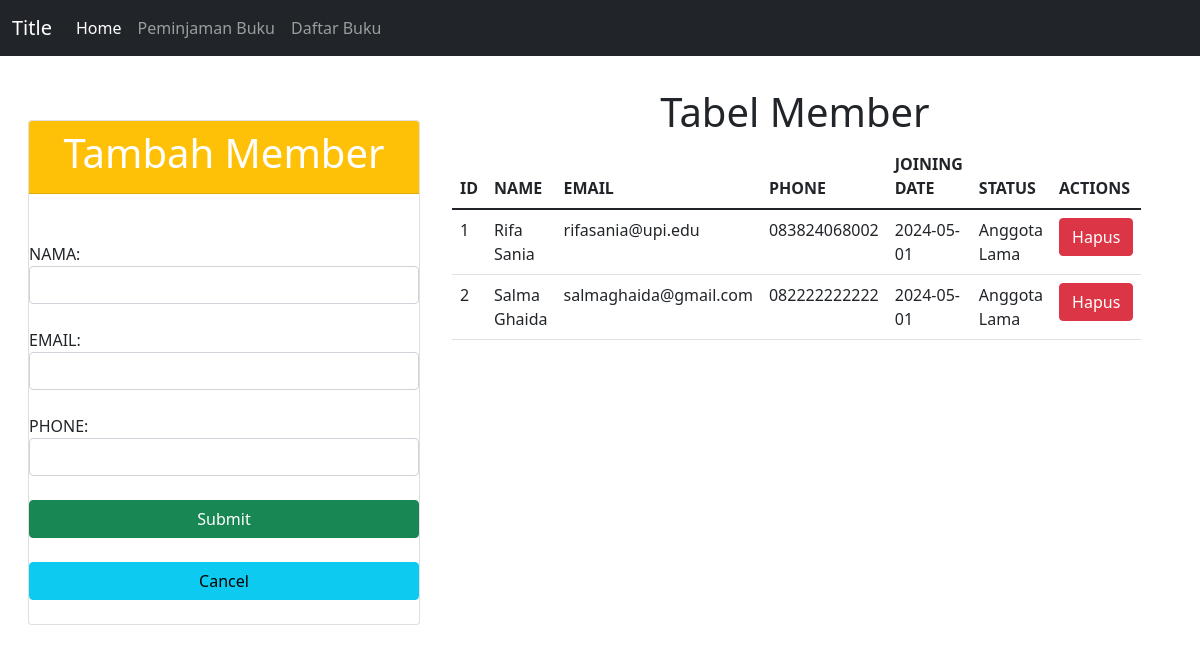
Screenshot of /mvc_peminjamanBuku/index.php with the database file from the repository.
### tables this page shows
CREATE TABLE `members` (
  `members_id` int(11) NOT NULL,
  `name` varchar(50) NOT NULL,
  `email` varchar(50) NOT NULL,
  `phone` varchar(50) NOT NULL,
  `join_date` date NOT NULL DEFAULT current_timestamp(),
  `members_status` varchar(50) NOT NULL
);

### mvc_peminjamanBuku/controllers/Members.controller.php (called while the page is built, shortened)
<?php
include_once("models/Members.class.php");
include_once("views/Members.view.php");
class MembersController {
  private $members;
  function __construct(){
    $this->members = new Members(Conf::$db_host, Conf::$db_user, Conf::$db_pass, Conf::$db_name);
  }
  public function index() {
    $this->members->open();
    $this->members->getMembers();
    $data = array();
    while($row = $this->members->getResult()){
      array_push($data, $row);
    }
    $view = new MembersView();
    $view->render($data);
  }
}

### mvc_peminjamanBuku/views/Members.view.php (the view, shortened to what this page needs)
<?php
  class MembersView{
    public function render($data){
      $no = 1;
      $dataMembers = null;
      foreach($data as $val){
        list($members_id, $name, $email, $phone, $join_date, $members_status) = $val;
        if ($members_status == 'Anggota Lama') {
          $dataMembers .= "<tr>
                  <td>" . $no++ . "</td>
                  <td>" . $name . "</td>
                  <td>" . $email . "</td>
                  <td>" . $phone . "</td>
                  <td>" . $join_date . "</td>
                  <td>" . $members_status . "</td>
                  <td>
                  <a href='index.php?id_hapus=" . $members_id . "' class='btn btn-danger''>Hapus</a>
                  </td>
                  </tr>";
        }
      }
    }
  }

### rows the page displays
members: name "Rifa Sania", email "rifasania@upi.edu", phone "083824068002", join_date "2024-05-01", members_status "Anggota Lama"
members: name "Salma Ghaida", email "salmaghaida@gmail.com", phone "082222222222", join_date "2024-05-01", members_status "Anggota Lama"
